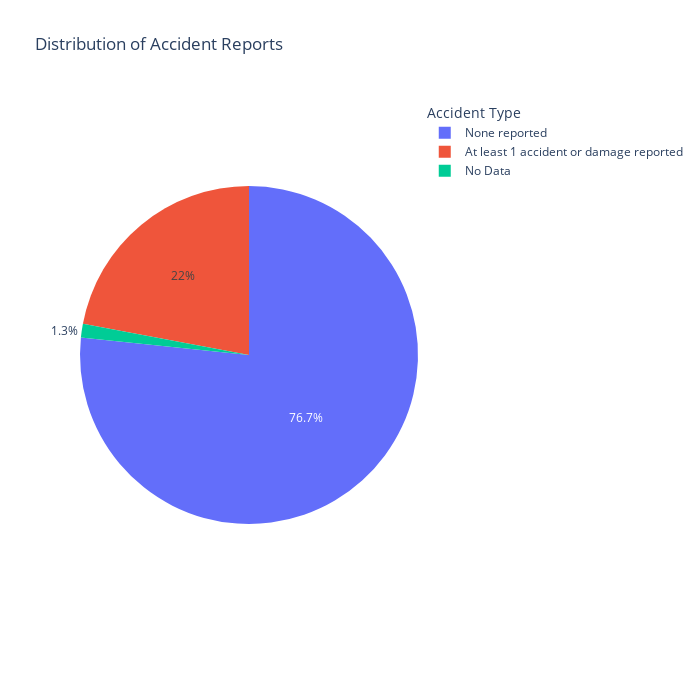

Notebook cell for this chart:
### Code cell
fig = px.pie(accident_counts, names='accident', values='count',
             title='Distribution of Accident Reports',
             color='count'
)

fig.update_layout(
    width=700,  
    height=700,
    legend_title='Accident Type'  
)

fig.show()

### Figure 1 — Plotly figure (JSON) as saved in the notebook; plotly's stock layout.template omitted (floating-point values rounded to 4 significant figures)
{"data": [{"customdata": [[144514], [41567], [2452]], "domain": {"x": [0, 1], "y": [0, 1]}, "hovertemplate": "accident=%{label}<br>count=%{customdata[0]}<extra></extra>", "labels": ["None reported", "At least 1 accident or damage reported", "No Data"], "legendgroup": "", "marker": {"colors": ["#636efa", "#EF553B", "#00cc96"]}, "name": "", "showlegend": true, "type": "pie", "values": [144514, 41567, 2452]}], "layout": {"height": 700, "legend": {"title": {"text": "Accident Type"}, "tracegroupgap": 0}, "title": {"text": "Distribution of Accident Reports"}, "width": 700}}
